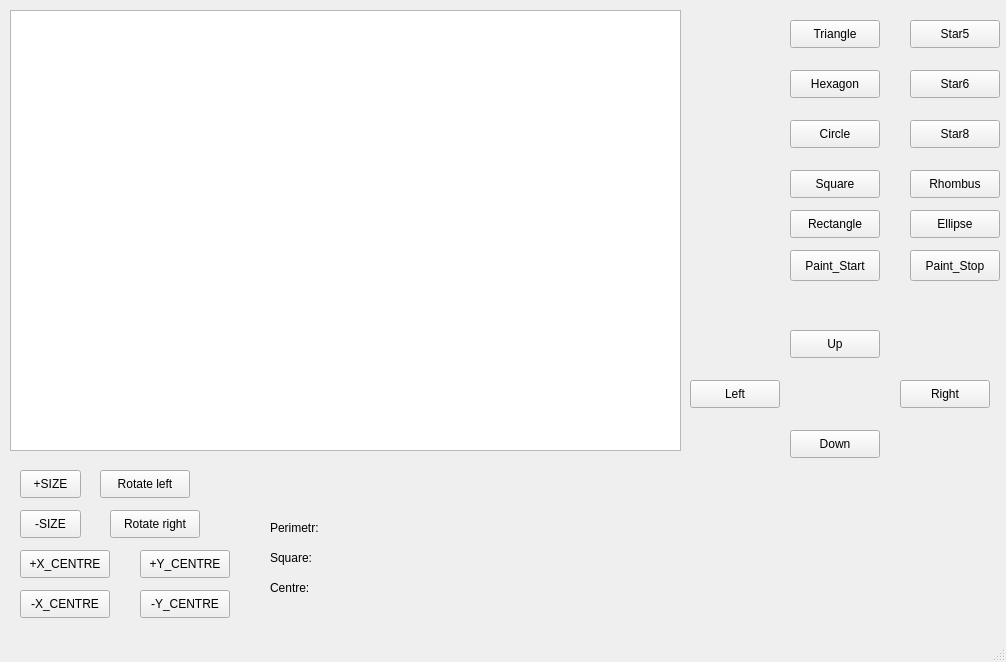
<?xml version="1.0" encoding="UTF-8"?>
<ui version="4.0">
 <class>MainWindow</class>
 <widget class="QMainWindow" name="MainWindow">
  <property name="geometry">
   <rect>
    <x>0</x>
    <y>0</y>
    <width>1006</width>
    <height>662</height>
   </rect>
  </property>
  <property name="windowTitle">
   <string>MainWindow</string>
  </property>
  <widget class="QWidget" name="centralwidget">
   <widget class="QGraphicsView" name="graphicsView">
    <property name="geometry">
     <rect>
      <x>10</x>
      <y>10</y>
      <width>671</width>
      <height>441</height>
     </rect>
    </property>
   </widget>
   <widget class="QPushButton" name="triangle">
    <property name="geometry">
     <rect>
      <x>790</x>
      <y>20</y>
      <width>90</width>
      <height>28</height>
     </rect>
    </property>
    <property name="text">
     <string>Triangle</string>
    </property>
   </widget>
   <widget class="QPushButton" name="starfive">
    <property name="geometry">
     <rect>
      <x>910</x>
      <y>20</y>
      <width>90</width>
      <height>28</height>
     </rect>
    </property>
    <property name="text">
     <string>Star5</string>
    </property>
   </widget>
   <widget class="QPushButton" name="hexaggon">
    <property name="geometry">
     <rect>
      <x>790</x>
      <y>70</y>
      <width>90</width>
      <height>28</height>
     </rect>
    </property>
    <property name="text">
     <string>Hexagon</string>
    </property>
   </widget>
   <widget class="QPushButton" name="starsix">
    <property name="geometry">
     <rect>
      <x>910</x>
      <y>70</y>
      <width>90</width>
      <height>28</height>
     </rect>
    </property>
    <property name="text">
     <string>Star6</string>
    </property>
   </widget>
   <widget class="QPushButton" name="cirrcle">
    <property name="geometry">
     <rect>
      <x>790</x>
      <y>120</y>
      <width>90</width>
      <height>28</height>
     </rect>
    </property>
    <property name="text">
     <string>Circle</string>
    </property>
   </widget>
   <widget class="QPushButton" name="stareight">
    <property name="geometry">
     <rect>
      <x>910</x>
      <y>120</y>
      <width>90</width>
      <height>28</height>
     </rect>
    </property>
    <property name="text">
     <string>Star8</string>
    </property>
   </widget>
   <widget class="QPushButton" name="sqquare">
    <property name="geometry">
     <rect>
      <x>790</x>
      <y>170</y>
      <width>90</width>
      <height>28</height>
     </rect>
    </property>
    <property name="text">
     <string>Square</string>
    </property>
   </widget>
   <widget class="QPushButton" name="rrhombus">
    <property name="geometry">
     <rect>
      <x>910</x>
      <y>170</y>
      <width>90</width>
      <height>28</height>
     </rect>
    </property>
    <property name="text">
     <string>Rhombus</string>
    </property>
   </widget>
   <widget class="QPushButton" name="reectangle">
    <property name="geometry">
     <rect>
      <x>790</x>
      <y>210</y>
      <width>90</width>
      <height>28</height>
     </rect>
    </property>
    <property name="text">
     <string>Rectangle</string>
    </property>
   </widget>
   <widget class="QPushButton" name="mmoveleft">
    <property name="geometry">
     <rect>
      <x>690</x>
      <y>380</y>
      <width>90</width>
      <height>28</height>
     </rect>
    </property>
    <property name="text">
     <string>Left</string>
    </property>
   </widget>
   <widget class="QPushButton" name="mooveup">
    <property name="geometry">
     <rect>
      <x>790</x>
      <y>330</y>
      <width>90</width>
      <height>28</height>
     </rect>
    </property>
    <property name="text">
     <string>Up</string>
    </property>
   </widget>
   <widget class="QPushButton" name="mmooveright">
    <property name="geometry">
     <rect>
      <x>900</x>
      <y>380</y>
      <width>90</width>
      <height>28</height>
     </rect>
    </property>
    <property name="text">
     <string>Right</string>
    </property>
   </widget>
   <widget class="QPushButton" name="movedownn">
    <property name="geometry">
     <rect>
      <x>790</x>
      <y>430</y>
      <width>90</width>
      <height>28</height>
     </rect>
    </property>
    <property name="text">
     <string>Down</string>
    </property>
   </widget>
   <widget class="QPushButton" name="upsize">
    <property name="geometry">
     <rect>
      <x>20</x>
      <y>470</y>
      <width>61</width>
      <height>28</height>
     </rect>
    </property>
    <property name="text">
     <string>+SIZE</string>
    </property>
   </widget>
   <widget class="QPushButton" name="downsize">
    <property name="geometry">
     <rect>
      <x>20</x>
      <y>510</y>
      <width>61</width>
      <height>28</height>
     </rect>
    </property>
    <property name="text">
     <string>-SIZE</string>
    </property>
   </widget>
   <widget class="QPushButton" name="rrotateleft">
    <property name="geometry">
     <rect>
      <x>100</x>
      <y>470</y>
      <width>90</width>
      <height>28</height>
     </rect>
    </property>
    <property name="text">
     <string>Rotate left</string>
    </property>
   </widget>
   <widget class="QPushButton" name="rrottateright">
    <property name="geometry">
     <rect>
      <x>110</x>
      <y>510</y>
      <width>90</width>
      <height>28</height>
     </rect>
    </property>
    <property name="text">
     <string>Rotate right</string>
    </property>
   </widget>
   <widget class="QPushButton" name="xpluscentre">
    <property name="geometry">
     <rect>
      <x>20</x>
      <y>550</y>
      <width>90</width>
      <height>28</height>
     </rect>
    </property>
    <property name="text">
     <string>+X_CENTRE</string>
    </property>
   </widget>
   <widget class="QPushButton" name="xmminuscentre">
    <property name="geometry">
     <rect>
      <x>20</x>
      <y>590</y>
      <width>90</width>
      <height>28</height>
     </rect>
    </property>
    <property name="text">
     <string>-X_CENTRE</string>
    </property>
   </widget>
   <widget class="QPushButton" name="tpluuscentre">
    <property name="geometry">
     <rect>
      <x>140</x>
      <y>550</y>
      <width>90</width>
      <height>28</height>
     </rect>
    </property>
    <property name="text">
     <string>+Y_CENTRE</string>
    </property>
   </widget>
   <widget class="QPushButton" name="ymiinuscentre">
    <property name="geometry">
     <rect>
      <x>140</x>
      <y>590</y>
      <width>90</width>
      <height>28</height>
     </rect>
    </property>
    <property name="text">
     <string>-Y_CENTRE</string>
    </property>
   </widget>
   <widget class="QLabel" name="label">
    <property name="geometry">
     <rect>
      <x>270</x>
      <y>520</y>
      <width>58</width>
      <height>16</height>
     </rect>
    </property>
    <property name="text">
     <string>Perimetr: </string>
    </property>
   </widget>
   <widget class="QLabel" name="label_2">
    <property name="geometry">
     <rect>
      <x>270</x>
      <y>550</y>
      <width>58</width>
      <height>16</height>
     </rect>
    </property>
    <property name="text">
     <string>Square: </string>
    </property>
   </widget>
   <widget class="QLabel" name="label_3">
    <property name="geometry">
     <rect>
      <x>270</x>
      <y>580</y>
      <width>58</width>
      <height>16</height>
     </rect>
    </property>
    <property name="text">
     <string>Centre: </string>
    </property>
   </widget>
   <widget class="QLabel" name="lengthnum">
    <property name="geometry">
     <rect>
      <x>340</x>
      <y>520</y>
      <width>58</width>
      <height>16</height>
     </rect>
    </property>
    <property name="text">
     <string/>
    </property>
   </widget>
   <widget class="QLabel" name="squarenum">
    <property name="geometry">
     <rect>
      <x>340</x>
      <y>550</y>
      <width>58</width>
      <height>16</height>
     </rect>
    </property>
    <property name="text">
     <string/>
    </property>
   </widget>
   <widget class="QLabel" name="centrenum">
    <property name="geometry">
     <rect>
      <x>340</x>
      <y>580</y>
      <width>58</width>
      <height>20</height>
     </rect>
    </property>
    <property name="text">
     <string/>
    </property>
   </widget>
   <widget class="QPushButton" name="ellipse">
    <property name="geometry">
     <rect>
      <x>910</x>
      <y>210</y>
      <width>90</width>
      <height>28</height>
     </rect>
    </property>
    <property name="text">
     <string>Ellipse</string>
    </property>
   </widget>
   <widget class="QPushButton" name="paint">
    <property name="geometry">
     <rect>
      <x>790</x>
      <y>250</y>
      <width>90</width>
      <height>31</height>
     </rect>
    </property>
    <property name="text">
     <string>Paint_Start</string>
    </property>
   </widget>
   <widget class="QPushButton" name="stop_paint">
    <property name="geometry">
     <rect>
      <x>910</x>
      <y>250</y>
      <width>90</width>
      <height>31</height>
     </rect>
    </property>
    <property name="text">
     <string>Paint_Stop</string>
    </property>
   </widget>
  </widget>
  <widget class="QMenuBar" name="menubar">
   <property name="geometry">
    <rect>
     <x>0</x>
     <y>0</y>
     <width>1006</width>
     <height>22</height>
    </rect>
   </property>
  </widget>
  <widget class="QStatusBar" name="statusbar"/>
 </widget>
 <resources/>
 <connections/>
</ui>
